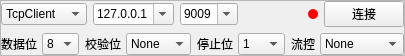
<?xml version="1.0" encoding="UTF-8"?>
<ui version="4.0">
 <class>VConnection</class>
 <widget class="QFrame" name="VConnection">
  <property name="geometry">
   <rect>
    <x>0</x>
    <y>0</y>
    <width>404</width>
    <height>56</height>
   </rect>
  </property>
  <property name="windowTitle">
   <string>Frame</string>
  </property>
  <property name="frameShape">
   <enum>QFrame::StyledPanel</enum>
  </property>
  <property name="frameShadow">
   <enum>QFrame::Raised</enum>
  </property>
  <layout class="QVBoxLayout" name="verticalLayout">
   <property name="leftMargin">
    <number>0</number>
   </property>
   <property name="topMargin">
    <number>0</number>
   </property>
   <property name="rightMargin">
    <number>0</number>
   </property>
   <property name="bottomMargin">
    <number>0</number>
   </property>
   <item>
    <layout class="QHBoxLayout" name="horizontalLayout">
     <property name="spacing">
      <number>6</number>
     </property>
     <item>
      <widget class="QComboBox" name="comboBox_protocal">
       <property name="styleSheet">
        <string notr="true"/>
       </property>
       <item>
        <property name="text">
         <string>TcpClient</string>
        </property>
       </item>
       <item>
        <property name="text">
         <string>TcpServer</string>
        </property>
       </item>
       <item>
        <property name="text">
         <string>Udp</string>
        </property>
       </item>
       <item>
        <property name="text">
         <string>Serial</string>
        </property>
       </item>
      </widget>
     </item>
     <item>
      <widget class="QComboBox" name="comboBox_ip_or_serialname">
       <property name="toolTip">
        <string> 填入服务器IP</string>
       </property>
       <property name="toolTipDuration">
        <number>1000</number>
       </property>
       <property name="statusTip">
        <string/>
       </property>
       <property name="editable">
        <bool>true</bool>
       </property>
       <property name="sizeAdjustPolicy">
        <enum>QComboBox::AdjustToContentsOnFirstShow</enum>
       </property>
       <property name="iconSize">
        <size>
         <width>16</width>
         <height>16</height>
        </size>
       </property>
       <property name="duplicatesEnabled">
        <bool>false</bool>
       </property>
       <item>
        <property name="text">
         <string>127.0.0.1</string>
        </property>
       </item>
      </widget>
     </item>
     <item>
      <widget class="QComboBox" name="comboBox_port_or_baudrate">
       <property name="sizePolicy">
        <sizepolicy hsizetype="Minimum" vsizetype="Fixed">
         <horstretch>0</horstretch>
         <verstretch>0</verstretch>
        </sizepolicy>
       </property>
       <property name="toolTip">
        <string>填入服务器端口</string>
       </property>
       <property name="toolTipDuration">
        <number>1000</number>
       </property>
       <property name="statusTip">
        <string/>
       </property>
       <property name="editable">
        <bool>true</bool>
       </property>
       <item>
        <property name="text">
         <string>9009</string>
        </property>
       </item>
      </widget>
     </item>
     <item>
      <spacer name="horizontalSpacer_2">
       <property name="orientation">
        <enum>Qt::Horizontal</enum>
       </property>
       <property name="sizeHint" stdset="0">
        <size>
         <width>117</width>
         <height>19</height>
        </size>
       </property>
      </spacer>
     </item>
     <item>
      <widget class="QLabel" name="label_state">
       <property name="minimumSize">
        <size>
         <width>10</width>
         <height>10</height>
        </size>
       </property>
       <property name="maximumSize">
        <size>
         <width>10</width>
         <height>10</height>
        </size>
       </property>
       <property name="styleSheet">
        <string notr="true">border-radius:5px;background-color: red;</string>
       </property>
       <property name="text">
        <string/>
       </property>
      </widget>
     </item>
     <item>
      <widget class="QPushButton" name="pushButton_connect">
       <property name="text">
        <string>连接</string>
       </property>
       <property name="checkable">
        <bool>true</bool>
       </property>
      </widget>
     </item>
    </layout>
   </item>
   <item>
    <widget class="QWidget" name="widget_serial_settings" native="true">
     <layout class="QHBoxLayout" name="horizontalLayout_2">
      <property name="leftMargin">
       <number>0</number>
      </property>
      <property name="topMargin">
       <number>0</number>
      </property>
      <property name="rightMargin">
       <number>0</number>
      </property>
      <property name="bottomMargin">
       <number>0</number>
      </property>
      <item>
       <layout class="QHBoxLayout" name="horizontalLayout_9">
        <property name="spacing">
         <number>5</number>
        </property>
        <item>
         <widget class="QLabel" name="label_data_bit">
          <property name="styleSheet">
           <string notr="true"/>
          </property>
          <property name="text">
           <string>数据位</string>
          </property>
         </widget>
        </item>
        <item>
         <widget class="QComboBox" name="comboBox_data_bit">
          <property name="toolTip">
           <string>数据位</string>
          </property>
          <item>
           <property name="text">
            <string>8</string>
           </property>
          </item>
          <item>
           <property name="text">
            <string>7</string>
           </property>
          </item>
          <item>
           <property name="text">
            <string>6</string>
           </property>
          </item>
          <item>
           <property name="text">
            <string>5</string>
           </property>
          </item>
         </widget>
        </item>
       </layout>
      </item>
      <item>
       <layout class="QHBoxLayout" name="horizontalLayout_10">
        <property name="spacing">
         <number>5</number>
        </property>
        <item>
         <widget class="QLabel" name="label_parity">
          <property name="styleSheet">
           <string notr="true"/>
          </property>
          <property name="text">
           <string>校验位</string>
          </property>
         </widget>
        </item>
        <item>
         <widget class="QComboBox" name="comboBox_parity">
          <item>
           <property name="text">
            <string>None</string>
           </property>
          </item>
          <item>
           <property name="text">
            <string>Old</string>
           </property>
          </item>
          <item>
           <property name="text">
            <string>Even</string>
           </property>
          </item>
          <item>
           <property name="text">
            <string>Mark</string>
           </property>
          </item>
          <item>
           <property name="text">
            <string>Space</string>
           </property>
          </item>
         </widget>
        </item>
       </layout>
      </item>
      <item>
       <layout class="QHBoxLayout" name="horizontalLayout_11">
        <property name="spacing">
         <number>5</number>
        </property>
        <item>
         <widget class="QLabel" name="label_stop_bit">
          <property name="styleSheet">
           <string notr="true"/>
          </property>
          <property name="text">
           <string>停止位</string>
          </property>
         </widget>
        </item>
        <item>
         <widget class="QComboBox" name="comboBox_stop_bit">
          <item>
           <property name="text">
            <string>1</string>
           </property>
          </item>
          <item>
           <property name="text">
            <string>1.5</string>
           </property>
          </item>
          <item>
           <property name="text">
            <string>2</string>
           </property>
          </item>
         </widget>
        </item>
       </layout>
      </item>
      <item>
       <layout class="QHBoxLayout" name="horizontalLayout_12">
        <property name="spacing">
         <number>5</number>
        </property>
        <item>
         <widget class="QLabel" name="label_flowctrl">
          <property name="styleSheet">
           <string notr="true"/>
          </property>
          <property name="text">
           <string>流控</string>
          </property>
         </widget>
        </item>
        <item>
         <widget class="QComboBox" name="comboBox_flowctrl">
          <item>
           <property name="text">
            <string>None</string>
           </property>
          </item>
          <item>
           <property name="text">
            <string>Hardware</string>
           </property>
          </item>
          <item>
           <property name="text">
            <string>Software</string>
           </property>
          </item>
         </widget>
        </item>
       </layout>
      </item>
      <item>
       <spacer name="horizontalSpacer">
        <property name="orientation">
         <enum>Qt::Horizontal</enum>
        </property>
        <property name="sizeHint" stdset="0">
         <size>
          <width>0</width>
          <height>20</height>
         </size>
        </property>
       </spacer>
      </item>
     </layout>
    </widget>
   </item>
  </layout>
 </widget>
 <resources/>
 <connections/>
</ui>
